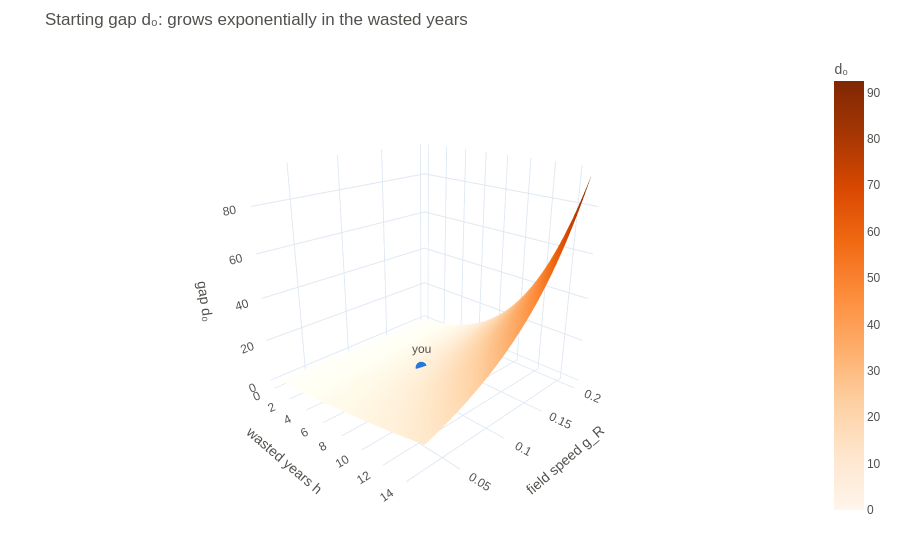

Notebook source saved alongside this figure:
### Code cell
# 3D: the starting gap d0 as a function of wasted years h and field speed g_R
hs = np.linspace(0, 15, 61); gRs = np.linspace(0.02, 0.2, 46)
Hh, GG = np.meshgrid(hs, gRs)
D0 = P["zeta"] / GG * (np.exp(GG * Hh) - 1) - P["bphi"] / P["dA"] * (1 - np.exp(-P["dA"] * Hh))
fig = go.Figure([
    go.Surface(x=hs, y=gRs, z=D0, colorscale="Oranges", colorbar=dict(title="d₀"),
               hovertemplate="h=%{x:.1f} yr<br>g_R=%{y:.3f}<br>d₀=%{z:.1f}<extra></extra>"),
    go.Scatter3d(x=[P["h"]], y=[P["gR"]], z=[D["d0"]], mode="markers+text", text=["you"],
                 marker=dict(size=7, color=BLUE, line=dict(color="white", width=2)), textposition="top center"),
])
fig.update_layout(**PLOTLY_LAYOUT, height=560, title="Starting gap d₀: grows exponentially in the wasted years",
                  scene=dict(xaxis_title="wasted years h", yaxis_title="field speed g_R", zaxis_title="gap d₀",
                             camera=dict(eye=dict(x=1.6, y=-1.6, z=0.9))))
fig.show()

### Figure 1 — Plotly figure (JSON) as saved in the notebook; plotly's stock layout.template omitted (floating-point values rounded to 4 significant figures; data arrays with more than 128 entries replaced by an {"elided": "..."} marker saying what was removed)
{"data": [{"colorbar": {"title": {"text": "d₀"}}, "colorscale": [[0.0, "rgb(255,245,235)"], [0.125, "rgb(254,230,206)"], [0.25, "rgb(253,208,162)"], [0.375, "rgb(253,174,107)"], [0.5, "rgb(253,141,60)"], [0.625, "rgb(241,105,19)"], [0.75, "rgb(217,72,1)"], [0.875, "rgb(166,54,3)"], [1.0, "rgb(127,39,4)"]], "hovertemplate": "h=%{x:.1f} yr<br>g_R=%{y:.3f}<br>d₀=%{z:.1f}<extra></extra>", "type": "surface", "x": [0.0, 0.25, 0.5, 0.75, 1.0, 1.25, 1.5, 1.75, 2.0, 2.25, 2.5, 2.75, 3.0, 3.25, 3.5, 3.75, 4.0, 4.25, 4.5, 4.75, 5.0, 5.25, 5.5, 5.75, 6.0, 6.25, 6.5, 6.75, 7.0, 7.25, 7.5, 7.75, 8.0, 8.25, 8.5, 8.75, 9.0, 9.25, 9.5, 9.75, 10.0, 10.25, 10.5, 10.75, 11.0, 11.25, 11.5, 11.75, 12.0, 12.25, 12.5, 12.75, 13.0, 13.25, 13.5, 13.75, 14.0, 14.25, 14.5, 14.75, 15.0], "y": [0.02, 0.024, 0.028, 0.032, 0.036, 0.04, 0.044, 0.048, 0.052, 0.056, 0.06, 0.064, 0.068, 0.072, 0.076, 0.08, 0.084, 0.088, 0.092, 0.096, 0.1, 0.104, 0.108, 0.112, 0.116, 0.12, 0.124, 0.128, 0.132, 0.136, 0.14, 0.144, 0.148, 0.152, 0.156, 0.16, 0.164, 0.168, 0.172, 0.176, 0.18, 0.184, 0.188, 0.192, 0.196, 0.2], "z": {"elided": "46x61 float values"}}, {"marker": {"color": "#2a78d6", "line": {"color": "white", "width": 2}, "size": 7}, "mode": "markers+text", "text": ["you"], "textposition": "top center", "type": "scatter3d", "x": [8.0], "y": [0.1], "z": [9.926]}], "layout": {"font": {"color": "#52514e", "family": "Helvetica, Arial", "size": 12}, "height": 560, "margin": {"b": 40, "l": 40, "r": 20, "t": 50}, "scene": {"camera": {"eye": {"x": 1.6, "y": -1.6, "z": 0.9}}, "xaxis": {"title": {"text": "wasted years h"}}, "yaxis": {"title": {"text": "field speed g_R"}}, "zaxis": {"title": {"text": "gap d₀"}}}, "title": {"text": "Starting gap d₀: grows exponentially in the wasted years"}}}
